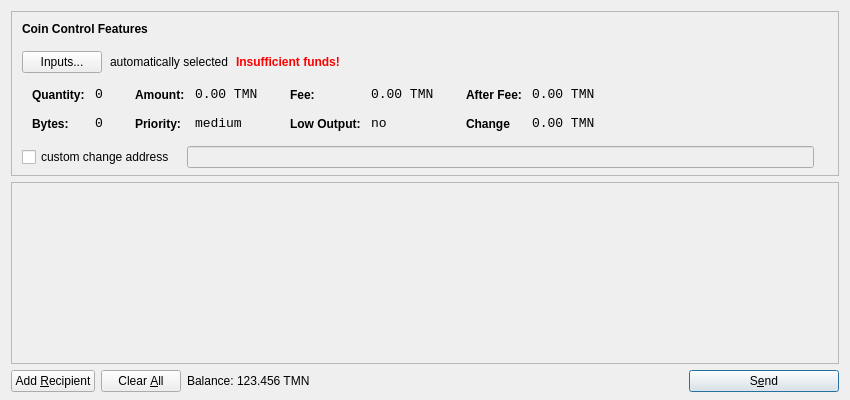
<?xml version="1.0" encoding="UTF-8"?>
<ui version="4.0">
 <class>SendCoinsDialog</class>
 <widget class="QDialog" name="SendCoinsDialog">
  <property name="geometry">
   <rect>
    <x>0</x>
    <y>0</y>
    <width>850</width>
    <height>400</height>
   </rect>
  </property>
  <property name="windowTitle">
   <string>Send Coins</string>
  </property>
  <layout class="QVBoxLayout" name="verticalLayout" stretch="0,1,0">
   <property name="bottomMargin">
    <number>8</number>
   </property>
   <item>
    <widget class="QFrame" name="frameCoinControl">
     <property name="sizePolicy">
      <sizepolicy hsizetype="Expanding" vsizetype="Expanding">
       <horstretch>0</horstretch>
       <verstretch>0</verstretch>
      </sizepolicy>
     </property>
     <property name="maximumSize">
      <size>
       <width>16777215</width>
       <height>16777215</height>
      </size>
     </property>
     <property name="frameShape">
      <enum>QFrame::StyledPanel</enum>
     </property>
     <property name="frameShadow">
      <enum>QFrame::Sunken</enum>
     </property>
     <layout class="QVBoxLayout" name="verticalLayoutCoinControl2">
      <property name="spacing">
       <number>-1</number>
      </property>
      <property name="leftMargin">
       <number>0</number>
      </property>
      <property name="topMargin">
       <number>0</number>
      </property>
      <property name="rightMargin">
       <number>0</number>
      </property>
      <property name="bottomMargin">
       <number>6</number>
      </property>
      <item>
       <layout class="QVBoxLayout" name="verticalLayoutCoinControl" stretch="0,0,0,0,1">
        <property name="spacing">
         <number>0</number>
        </property>
        <property name="leftMargin">
         <number>10</number>
        </property>
        <property name="topMargin">
         <number>10</number>
        </property>
        <item>
         <layout class="QHBoxLayout" name="horizontalLayoutCoinControl1">
          <property name="bottomMargin">
           <number>15</number>
          </property>
          <item>
           <widget class="QLabel" name="labelCoinControlFeatures">
            <property name="sizePolicy">
             <sizepolicy hsizetype="Preferred" vsizetype="Maximum">
              <horstretch>0</horstretch>
              <verstretch>0</verstretch>
             </sizepolicy>
            </property>
            <property name="font">
             <font>
              <weight>75</weight>
              <bold>true</bold>
             </font>
            </property>
            <property name="styleSheet">
             <string notr="true">font-weight:bold;</string>
            </property>
            <property name="text">
             <string>Coin Control Features</string>
            </property>
           </widget>
          </item>
         </layout>
        </item>
        <item>
         <layout class="QHBoxLayout" name="horizontalLayoutCoinControl2" stretch="0,0,0,0">
          <property name="spacing">
           <number>8</number>
          </property>
          <property name="bottomMargin">
           <number>10</number>
          </property>
          <item>
           <widget class="QPushButton" name="pushButtonCoinControl">
            <property name="styleSheet">
             <string notr="true"/>
            </property>
            <property name="text">
             <string>Inputs...</string>
            </property>
           </widget>
          </item>
          <item>
           <widget class="QLabel" name="labelCoinControlAutomaticallySelected">
            <property name="text">
             <string>automatically selected</string>
            </property>
            <property name="margin">
             <number>5</number>
            </property>
           </widget>
          </item>
          <item>
           <widget class="QLabel" name="labelCoinControlInsuffFunds">
            <property name="font">
             <font>
              <weight>75</weight>
              <bold>true</bold>
             </font>
            </property>
            <property name="styleSheet">
             <string notr="true">color:red;font-weight:bold;</string>
            </property>
            <property name="text">
             <string>Insufficient funds!</string>
            </property>
            <property name="margin">
             <number>5</number>
            </property>
           </widget>
          </item>
          <item>
           <spacer name="horizontalSpacerCoinControl">
            <property name="orientation">
             <enum>Qt::Horizontal</enum>
            </property>
            <property name="sizeHint" stdset="0">
             <size>
              <width>40</width>
              <height>1</height>
             </size>
            </property>
           </spacer>
          </item>
         </layout>
        </item>
        <item>
         <widget class="QWidget" name="widgetCoinControl" native="true">
          <property name="sizePolicy">
           <sizepolicy hsizetype="Preferred" vsizetype="Preferred">
            <horstretch>0</horstretch>
            <verstretch>0</verstretch>
           </sizepolicy>
          </property>
          <property name="minimumSize">
           <size>
            <width>0</width>
            <height>0</height>
           </size>
          </property>
          <property name="styleSheet">
           <string notr="true"/>
          </property>
          <layout class="QHBoxLayout" name="horizontalLayoutCoinControl5">
           <property name="margin">
            <number>0</number>
           </property>
           <item>
            <layout class="QHBoxLayout" name="horizontalLayoutCoinControl3" stretch="0,0,0,1">
             <property name="spacing">
              <number>20</number>
             </property>
             <property name="topMargin">
              <number>0</number>
             </property>
             <property name="bottomMargin">
              <number>10</number>
             </property>
             <item>
              <layout class="QFormLayout" name="formLayoutCoinControl1">
               <property name="horizontalSpacing">
                <number>10</number>
               </property>
               <property name="verticalSpacing">
                <number>14</number>
               </property>
               <property name="leftMargin">
                <number>10</number>
               </property>
               <property name="topMargin">
                <number>4</number>
               </property>
               <property name="rightMargin">
                <number>6</number>
               </property>
               <item row="0" column="0">
                <widget class="QLabel" name="labelCoinControlQuantityText">
                 <property name="styleSheet">
                  <string notr="true">font-weight:bold;</string>
                 </property>
                 <property name="text">
                  <string>Quantity:</string>
                 </property>
                 <property name="margin">
                  <number>0</number>
                 </property>
                </widget>
               </item>
               <item row="0" column="1">
                <widget class="QLabel" name="labelCoinControlQuantity">
                 <property name="font">
                  <font>
                   <family>Monospace</family>
                   <pointsize>10</pointsize>
                  </font>
                 </property>
                 <property name="cursor">
                  <cursorShape>IBeamCursor</cursorShape>
                 </property>
                 <property name="contextMenuPolicy">
                  <enum>Qt::ActionsContextMenu</enum>
                 </property>
                 <property name="text">
                  <string>0</string>
                 </property>
                 <property name="margin">
                  <number>0</number>
                 </property>
                 <property name="textInteractionFlags">
                  <set>Qt::LinksAccessibleByMouse|Qt::TextSelectableByKeyboard|Qt::TextSelectableByMouse</set>
                 </property>
                </widget>
               </item>
               <item row="1" column="0">
                <widget class="QLabel" name="labelCoinControlBytesText">
                 <property name="styleSheet">
                  <string notr="true">font-weight:bold;</string>
                 </property>
                 <property name="text">
                  <string>Bytes:</string>
                 </property>
                </widget>
               </item>
               <item row="1" column="1">
                <widget class="QLabel" name="labelCoinControlBytes">
                 <property name="font">
                  <font>
                   <family>Monospace</family>
                   <pointsize>10</pointsize>
                  </font>
                 </property>
                 <property name="cursor">
                  <cursorShape>IBeamCursor</cursorShape>
                 </property>
                 <property name="contextMenuPolicy">
                  <enum>Qt::ActionsContextMenu</enum>
                 </property>
                 <property name="text">
                  <string>0</string>
                 </property>
                 <property name="textInteractionFlags">
                  <set>Qt::LinksAccessibleByMouse|Qt::TextSelectableByKeyboard|Qt::TextSelectableByMouse</set>
                 </property>
                </widget>
               </item>
              </layout>
             </item>
             <item>
              <layout class="QFormLayout" name="formLayoutCoinControl2">
               <property name="horizontalSpacing">
                <number>10</number>
               </property>
               <property name="verticalSpacing">
                <number>14</number>
               </property>
               <property name="leftMargin">
                <number>6</number>
               </property>
               <property name="topMargin">
                <number>4</number>
               </property>
               <property name="rightMargin">
                <number>6</number>
               </property>
               <item row="0" column="0">
                <widget class="QLabel" name="labelCoinControlAmountText">
                 <property name="styleSheet">
                  <string notr="true">font-weight:bold;</string>
                 </property>
                 <property name="text">
                  <string>Amount:</string>
                 </property>
                 <property name="margin">
                  <number>0</number>
                 </property>
                </widget>
               </item>
               <item row="0" column="1">
                <widget class="QLabel" name="labelCoinControlAmount">
                 <property name="font">
                  <font>
                   <family>Monospace</family>
                   <pointsize>10</pointsize>
                  </font>
                 </property>
                 <property name="cursor">
                  <cursorShape>IBeamCursor</cursorShape>
                 </property>
                 <property name="contextMenuPolicy">
                  <enum>Qt::ActionsContextMenu</enum>
                 </property>
                 <property name="text">
                  <string>0.00 TMN</string>
                 </property>
                 <property name="textInteractionFlags">
                  <set>Qt::LinksAccessibleByMouse|Qt::TextSelectableByKeyboard|Qt::TextSelectableByMouse</set>
                 </property>
                </widget>
               </item>
               <item row="1" column="0">
                <widget class="QLabel" name="labelCoinControlPriorityText">
                 <property name="styleSheet">
                  <string notr="true">font-weight:bold;</string>
                 </property>
                 <property name="text">
                  <string>Priority:</string>
                 </property>
                </widget>
               </item>
               <item row="1" column="1">
                <widget class="QLabel" name="labelCoinControlPriority">
                 <property name="font">
                  <font>
                   <family>Monospace</family>
                   <pointsize>10</pointsize>
                  </font>
                 </property>
                 <property name="cursor">
                  <cursorShape>IBeamCursor</cursorShape>
                 </property>
                 <property name="contextMenuPolicy">
                  <enum>Qt::ActionsContextMenu</enum>
                 </property>
                 <property name="text">
                  <string>medium</string>
                 </property>
                 <property name="textInteractionFlags">
                  <set>Qt::LinksAccessibleByMouse|Qt::TextSelectableByKeyboard|Qt::TextSelectableByMouse</set>
                 </property>
                </widget>
               </item>
              </layout>
             </item>
             <item>
              <layout class="QFormLayout" name="formLayoutCoinControl3">
               <property name="horizontalSpacing">
                <number>10</number>
               </property>
               <property name="verticalSpacing">
                <number>14</number>
               </property>
               <property name="leftMargin">
                <number>6</number>
               </property>
               <property name="topMargin">
                <number>4</number>
               </property>
               <property name="rightMargin">
                <number>6</number>
               </property>
               <item row="0" column="0">
                <widget class="QLabel" name="labelCoinControlFeeText">
                 <property name="styleSheet">
                  <string notr="true">font-weight:bold;</string>
                 </property>
                 <property name="text">
                  <string>Fee:</string>
                 </property>
                 <property name="margin">
                  <number>0</number>
                 </property>
                </widget>
               </item>
               <item row="0" column="1">
                <widget class="QLabel" name="labelCoinControlFee">
                 <property name="font">
                  <font>
                   <family>Monospace</family>
                   <pointsize>10</pointsize>
                  </font>
                 </property>
                 <property name="cursor">
                  <cursorShape>IBeamCursor</cursorShape>
                 </property>
                 <property name="contextMenuPolicy">
                  <enum>Qt::ActionsContextMenu</enum>
                 </property>
                 <property name="text">
                  <string>0.00 TMN</string>
                 </property>
                 <property name="textInteractionFlags">
                  <set>Qt::LinksAccessibleByMouse|Qt::TextSelectableByKeyboard|Qt::TextSelectableByMouse</set>
                 </property>
                </widget>
               </item>
               <item row="1" column="0">
                <widget class="QLabel" name="labelCoinControlLowOutputText">
                 <property name="styleSheet">
                  <string notr="true">font-weight:bold;</string>
                 </property>
                 <property name="text">
                  <string>Low Output:</string>
                 </property>
                </widget>
               </item>
               <item row="1" column="1">
                <widget class="QLabel" name="labelCoinControlLowOutput">
                 <property name="font">
                  <font>
                   <family>Monospace</family>
                   <pointsize>10</pointsize>
                  </font>
                 </property>
                 <property name="cursor">
                  <cursorShape>IBeamCursor</cursorShape>
                 </property>
                 <property name="contextMenuPolicy">
                  <enum>Qt::ActionsContextMenu</enum>
                 </property>
                 <property name="text">
                  <string>no</string>
                 </property>
                 <property name="textInteractionFlags">
                  <set>Qt::LinksAccessibleByMouse|Qt::TextSelectableByKeyboard|Qt::TextSelectableByMouse</set>
                 </property>
                </widget>
               </item>
              </layout>
             </item>
             <item>
              <layout class="QFormLayout" name="formLayoutCoinControl4">
               <property name="horizontalSpacing">
                <number>10</number>
               </property>
               <property name="verticalSpacing">
                <number>14</number>
               </property>
               <property name="leftMargin">
                <number>6</number>
               </property>
               <property name="topMargin">
                <number>4</number>
               </property>
               <property name="rightMargin">
                <number>6</number>
               </property>
               <item row="0" column="0">
                <widget class="QLabel" name="labelCoinControlAfterFeeText">
                 <property name="styleSheet">
                  <string notr="true">font-weight:bold;</string>
                 </property>
                 <property name="text">
                  <string>After Fee:</string>
                 </property>
                 <property name="margin">
                  <number>0</number>
                 </property>
                </widget>
               </item>
               <item row="0" column="1">
                <widget class="QLabel" name="labelCoinControlAfterFee">
                 <property name="font">
                  <font>
                   <family>Monospace</family>
                   <pointsize>10</pointsize>
                  </font>
                 </property>
                 <property name="cursor">
                  <cursorShape>IBeamCursor</cursorShape>
                 </property>
                 <property name="contextMenuPolicy">
                  <enum>Qt::ActionsContextMenu</enum>
                 </property>
                 <property name="text">
                  <string>0.00 TMN</string>
                 </property>
                 <property name="textInteractionFlags">
                  <set>Qt::LinksAccessibleByMouse|Qt::TextSelectableByKeyboard|Qt::TextSelectableByMouse</set>
                 </property>
                </widget>
               </item>
               <item row="1" column="0">
                <widget class="QLabel" name="labelCoinControlChangeText">
                 <property name="styleSheet">
                  <string notr="true">font-weight:bold;</string>
                 </property>
                 <property name="text">
                  <string>Change</string>
                 </property>
                </widget>
               </item>
               <item row="1" column="1">
                <widget class="QLabel" name="labelCoinControlChange">
                 <property name="font">
                  <font>
                   <family>Monospace</family>
                   <pointsize>10</pointsize>
                  </font>
                 </property>
                 <property name="cursor">
                  <cursorShape>IBeamCursor</cursorShape>
                 </property>
                 <property name="contextMenuPolicy">
                  <enum>Qt::ActionsContextMenu</enum>
                 </property>
                 <property name="text">
                  <string>0.00 TMN</string>
                 </property>
                 <property name="textInteractionFlags">
                  <set>Qt::LinksAccessibleByMouse|Qt::TextSelectableByKeyboard|Qt::TextSelectableByMouse</set>
                 </property>
                </widget>
               </item>
              </layout>
             </item>
            </layout>
           </item>
          </layout>
         </widget>
        </item>
        <item>
         <layout class="QHBoxLayout" name="horizontalLayoutCoinControl4" stretch="0,0,0">
          <property name="spacing">
           <number>12</number>
          </property>
          <property name="sizeConstraint">
           <enum>QLayout::SetDefaultConstraint</enum>
          </property>
          <property name="topMargin">
           <number>5</number>
          </property>
          <property name="rightMargin">
           <number>5</number>
          </property>
          <item>
           <widget class="QCheckBox" name="checkBoxCoinControlChange">
            <property name="text">
             <string>custom change address</string>
            </property>
           </widget>
          </item>
          <item>
           <widget class="QLineEdit" name="lineEditCoinControlChange">
            <property name="enabled">
             <bool>false</bool>
            </property>
            <property name="sizePolicy">
             <sizepolicy hsizetype="Expanding" vsizetype="Fixed">
              <horstretch>0</horstretch>
              <verstretch>0</verstretch>
             </sizepolicy>
            </property>
           </widget>
          </item>
          <item>
           <widget class="QLabel" name="labelCoinControlChangeLabel">
            <property name="sizePolicy">
             <sizepolicy hsizetype="Preferred" vsizetype="Expanding">
              <horstretch>0</horstretch>
              <verstretch>0</verstretch>
             </sizepolicy>
            </property>
            <property name="minimumSize">
             <size>
              <width>0</width>
              <height>0</height>
             </size>
            </property>
            <property name="text">
             <string/>
            </property>
            <property name="margin">
             <number>3</number>
            </property>
           </widget>
          </item>
         </layout>
        </item>
        <item>
         <spacer name="verticalSpacerCoinControl">
          <property name="orientation">
           <enum>Qt::Vertical</enum>
          </property>
          <property name="sizeHint" stdset="0">
           <size>
            <width>800</width>
            <height>1</height>
           </size>
          </property>
         </spacer>
        </item>
       </layout>
      </item>
     </layout>
    </widget>
   </item>
   <item>
    <widget class="QScrollArea" name="scrollArea">
     <property name="widgetResizable">
      <bool>true</bool>
     </property>
     <widget class="QWidget" name="scrollAreaWidgetContents">
      <property name="geometry">
       <rect>
        <x>0</x>
        <y>0</y>
        <width>830</width>
        <height>165</height>
       </rect>
      </property>
      <layout class="QVBoxLayout" name="verticalLayout_2">
       <property name="margin">
        <number>0</number>
       </property>
       <item>
        <layout class="QVBoxLayout" name="entries">
         <property name="spacing">
          <number>6</number>
         </property>
        </layout>
       </item>
       <item>
        <spacer name="verticalSpacer">
         <property name="orientation">
          <enum>Qt::Vertical</enum>
         </property>
         <property name="sizeHint" stdset="0">
          <size>
           <width>20</width>
           <height>40</height>
          </size>
         </property>
        </spacer>
       </item>
      </layout>
     </widget>
    </widget>
   </item>
   <item>
    <layout class="QHBoxLayout" name="horizontalLayout">
     <item>
      <widget class="QPushButton" name="addButton">
       <property name="toolTip">
        <string>Send to multiple recipients at once</string>
       </property>
       <property name="text">
        <string>Add &amp;Recipient</string>
       </property>
       <property name="icon">
        <iconset resource="../bitcoin.qrc">
         <normaloff>:/icons/add</normaloff>:/icons/add</iconset>
       </property>
       <property name="autoDefault">
        <bool>false</bool>
       </property>
      </widget>
     </item>
     <item>
      <widget class="QPushButton" name="clearButton">
       <property name="sizePolicy">
        <sizepolicy hsizetype="Minimum" vsizetype="Fixed">
         <horstretch>0</horstretch>
         <verstretch>0</verstretch>
        </sizepolicy>
       </property>
       <property name="toolTip">
        <string>Remove all transaction fields</string>
       </property>
       <property name="text">
        <string>Clear &amp;All</string>
       </property>
       <property name="icon">
        <iconset resource="../bitcoin.qrc">
         <normaloff>:/icons/remove</normaloff>:/icons/remove</iconset>
       </property>
       <property name="autoRepeatDelay">
        <number>300</number>
       </property>
       <property name="autoDefault">
        <bool>false</bool>
       </property>
      </widget>
     </item>
     <item>
      <layout class="QHBoxLayout" name="horizontalLayout_2">
       <property name="spacing">
        <number>3</number>
       </property>
       <item>
        <widget class="QLabel" name="label">
         <property name="sizePolicy">
          <sizepolicy hsizetype="Preferred" vsizetype="Fixed">
           <horstretch>0</horstretch>
           <verstretch>0</verstretch>
          </sizepolicy>
         </property>
         <property name="text">
          <string>Balance:</string>
         </property>
        </widget>
       </item>
       <item>
        <widget class="QLabel" name="labelBalance">
         <property name="sizePolicy">
          <sizepolicy hsizetype="Preferred" vsizetype="Fixed">
           <horstretch>0</horstretch>
           <verstretch>0</verstretch>
          </sizepolicy>
         </property>
         <property name="cursor">
          <cursorShape>IBeamCursor</cursorShape>
         </property>
         <property name="text">
          <string>123.456 TMN</string>
         </property>
         <property name="textInteractionFlags">
          <set>Qt::LinksAccessibleByMouse|Qt::TextSelectableByKeyboard|Qt::TextSelectableByMouse</set>
         </property>
        </widget>
       </item>
      </layout>
     </item>
     <item>
      <spacer name="horizontalSpacer">
       <property name="orientation">
        <enum>Qt::Horizontal</enum>
       </property>
       <property name="sizeHint" stdset="0">
        <size>
         <width>40</width>
         <height>20</height>
        </size>
       </property>
      </spacer>
     </item>
     <item>
      <widget class="QPushButton" name="sendButton">
       <property name="minimumSize">
        <size>
         <width>150</width>
         <height>0</height>
        </size>
       </property>
       <property name="toolTip">
        <string>Confirm the send action</string>
       </property>
       <property name="text">
        <string>S&amp;end</string>
       </property>
       <property name="icon">
        <iconset resource="../bitcoin.qrc">
         <normaloff>:/icons/send</normaloff>:/icons/send</iconset>
       </property>
       <property name="default">
        <bool>true</bool>
       </property>
      </widget>
     </item>
    </layout>
   </item>
  </layout>
 </widget>
 <resources>
  <include location="../bitcoin.qrc"/>
 </resources>
 <connections/>
</ui>
